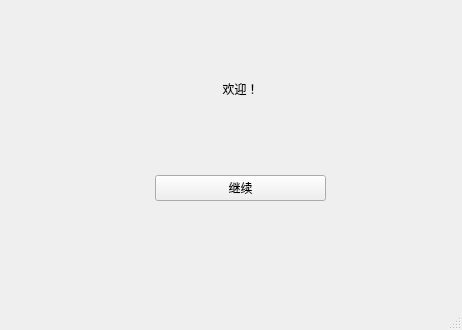
<?xml version="1.0" encoding="UTF-8"?>
<ui version="4.0">
 <class>MainWindow</class>
 <widget class="QMainWindow" name="MainWindow">
  <property name="geometry">
   <rect>
    <x>0</x>
    <y>0</y>
    <width>462</width>
    <height>330</height>
   </rect>
  </property>
  <property name="windowTitle">
   <string>MainWindow</string>
  </property>
  <widget class="QWidget" name="centralwidget">
   <widget class="QWidget" name="layoutWidget">
    <property name="geometry">
     <rect>
      <x>140</x>
      <y>60</y>
      <width>201</width>
      <height>161</height>
     </rect>
    </property>
    <layout class="QVBoxLayout" name="verticalLayout">
     <property name="leftMargin">
      <number>15</number>
     </property>
     <property name="topMargin">
      <number>20</number>
     </property>
     <property name="rightMargin">
      <number>15</number>
     </property>
     <property name="bottomMargin">
      <number>20</number>
     </property>
     <item>
      <widget class="QLabel" name="label">
       <property name="sizePolicy">
        <sizepolicy hsizetype="Expanding" vsizetype="Fixed">
         <horstretch>0</horstretch>
         <verstretch>0</verstretch>
        </sizepolicy>
       </property>
       <property name="layoutDirection">
        <enum>Qt::LeftToRight</enum>
       </property>
       <property name="text">
        <string>欢迎！</string>
       </property>
       <property name="alignment">
        <set>Qt::AlignCenter</set>
       </property>
      </widget>
     </item>
     <item>
      <spacer name="verticalSpacer">
       <property name="orientation">
        <enum>Qt::Vertical</enum>
       </property>
       <property name="sizeHint" stdset="0">
        <size>
         <width>20</width>
         <height>40</height>
        </size>
       </property>
      </spacer>
     </item>
     <item>
      <widget class="QPushButton" name="pushButton">
       <property name="text">
        <string>继续</string>
       </property>
      </widget>
     </item>
    </layout>
   </widget>
  </widget>
  <widget class="QMenuBar" name="menubar">
   <property name="geometry">
    <rect>
     <x>0</x>
     <y>0</y>
     <width>462</width>
     <height>26</height>
    </rect>
   </property>
  </widget>
  <widget class="QStatusBar" name="statusbar"/>
 </widget>
 <resources/>
 <connections/>
</ui>
